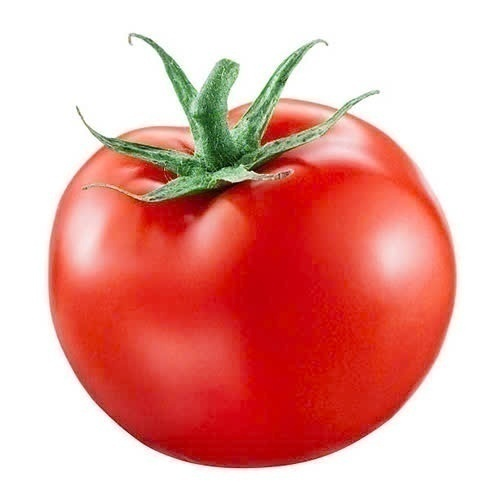
#> input picture z5966263488289_871d634a1742dd7d2ba9d0b0585b7ede.jpg, 500 x 500 px, found by its file name
$ python cut.py
#> lines starting #> are read from the running program, lines starting #| are printed output that depends on the picture; after the words box and inside, x2 and y2 are one past the last pixel; in counts of white or black regions, pixels touching at a corner belong together
import cv2

# Đọc ảnh
img = cv2.imread("L:/NNLT_Python/Xu-li-anh/z5966263488289_871d634a1742dd7d2ba9d0b0585b7ede.jpg")
#> img is the input picture: shape (500, 500, 3); mean B, G, R 157.1, 163.7, 230.9
(h, w) = img.shape[:2]
#> h = 500; w = 500
print('Chiều cao ảnh: ', h)
#| Chiều cao ảnh:  500
print('Chiều rộng ảnh: ', w)
#| Chiều rộng ảnh:  500

# Xác định toạ độ tâm và lấy màu tại tâm
center_x, center_y = w // 2, h // 2
#> center_x = 250; center_y = 250
(b, g, r) = img[center_y, center_x]  # Sửa lại chỉ số
#> b = 15; g = 7; r = 208
print("Pixel tại tâm ({}, {}) - Đỏ: {}, Xanh lá: {}, Xanh dương: {}".format(center_x, center_y, r, g, b))
#| Pixel tại tâm (250, 250) - Đỏ: 208, Xanh lá: 7, Xanh dương: 15

# Đổi màu tâm ảnh thành màu đen
img[center_y, center_x] = (0, 0, 0)
#> img: shape (500, 500, 3); under 0.01% of pixels changed, all inside (x1, y1, x2, y2) = (250, 250, 251, 251)
(b, g, r) = img[center_y, center_x]  # Sửa lại chỉ số
#> b = 0; g = 0; r = 0
print("Pixel tại tâm ({}, {}) - Đỏ: {}, Xanh lá: {}, Xanh dương: {}".format(center_x, center_y, r, g, b))
#| Pixel tại tâm (250, 250) - Đỏ: 0, Xanh lá: 0, Xanh dương: 0

# Cắt ảnh thành 4 phần
top_left = img[0:center_y, 0:center_x]  # Góc trên bên trái
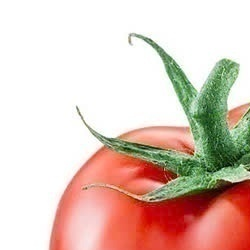
#> top_left: shape (250, 250, 3); mean B, G, R 189, 200, 224
top_right = img[0:center_y, center_x:w]  # Góc trên bên phải
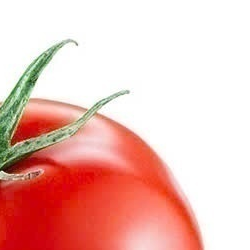
#> top_right: shape (250, 250, 3); mean B, G, R 183.3, 190.1, 238.2
bottom_left = img[center_y:h, 0:center_x]  # Góc dưới bên trái
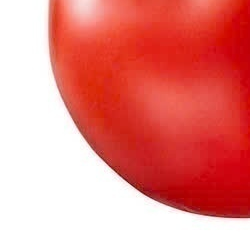
#> bottom_left: shape (250, 250, 3); mean B, G, R 132.4, 137, 232
bottom_right = img[center_y:h, center_x:w]  # Góc dưới bên phải
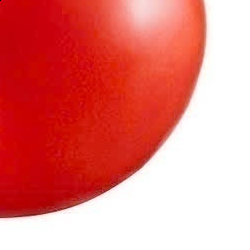
#> bottom_right: shape (250, 250, 3); mean B, G, R 123.7, 127.6, 229.3

# Hiển thị các phần cắt
cv2.imshow("Top Left", top_left)
cv2.imshow("Top Right", top_right)
cv2.imshow("Bottom Left", bottom_left)
cv2.imshow("Bottom Right", bottom_right)

cv2.waitKey(0)
cv2.destroyAllWindows()
